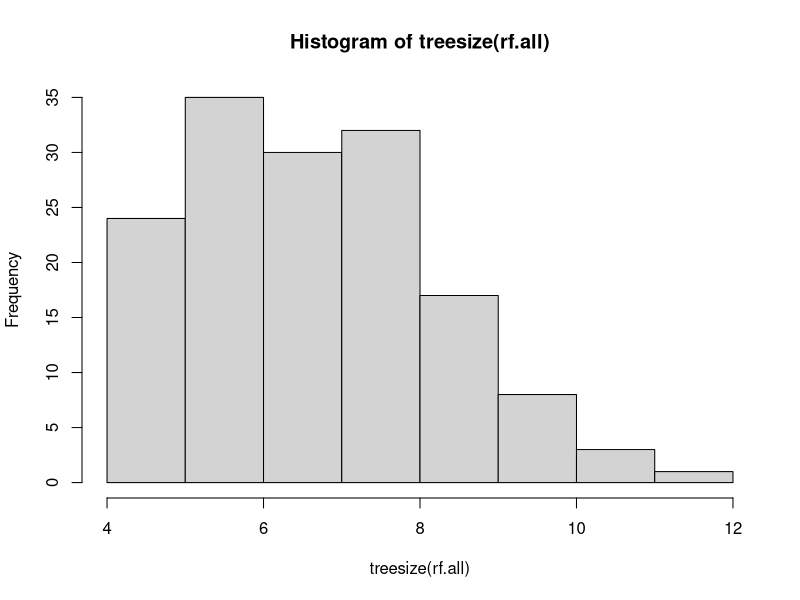
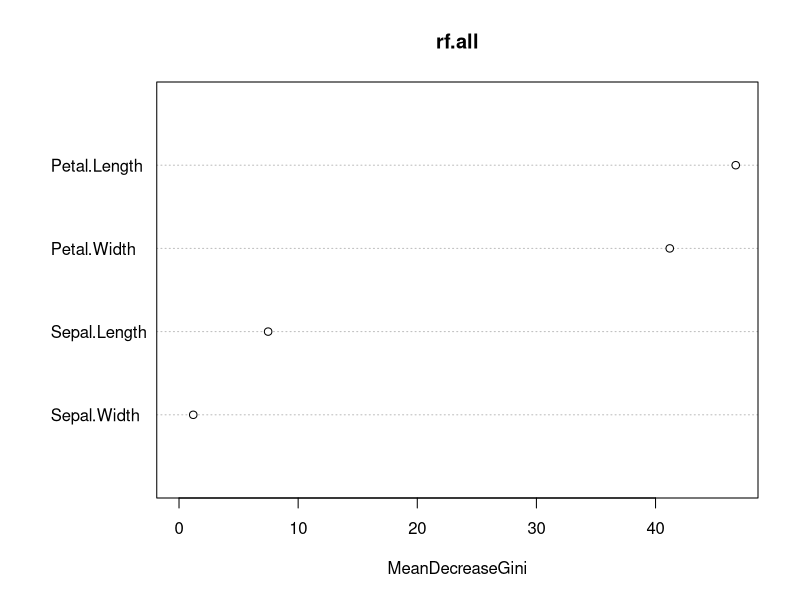

Recreate these plots in R, in order.
setwd("//media//kswada//MyFiles//R//iris")

packages <- c("dplyr", "randomForest")
purrr::walk(packages, library, character.only = TRUE, warn.conflicts = FALSE)



# ------------------------------------------------------------------------------
# data:  iris
# ------------------------------------------------------------------------------
data("iris")


str(iris)

car::some(iris)



# ------------------------------------------------------------------------------
# Combine ensembles of trees
# ------------------------------------------------------------------------------

rf1 <- randomForest(Species ~ ., iris, ntree=50, nodesize = 3, norm.votes=FALSE)

rf2 <- randomForest(Species ~ ., iris, ntree=50, nodesize = 4, norm.votes=FALSE)

rf3 <- randomForest(Species ~ ., iris, ntree=50, nodesize = 5, norm.votes=FALSE)

rf.all <- combine(rf1, rf2, rf3)

print(rf.all)


# ----------
hist(treesize(rf.all))



# ----------
varImpPlot(rf.all)



# ----------
getTree(rf.all, k = 1, labelVar = TRUE)



# ------------------------------------------------------------------------------
# Add trees to an ensemble
# ------------------------------------------------------------------------------

# Add an additional trees to an existing ensemble of trees
# The confusion, err.rate, mse and rsq components (as well as the corresponding components in the test component, if exist)
# of the combined object will be NULL.

rf.all <- grow(rf.all, 50)
